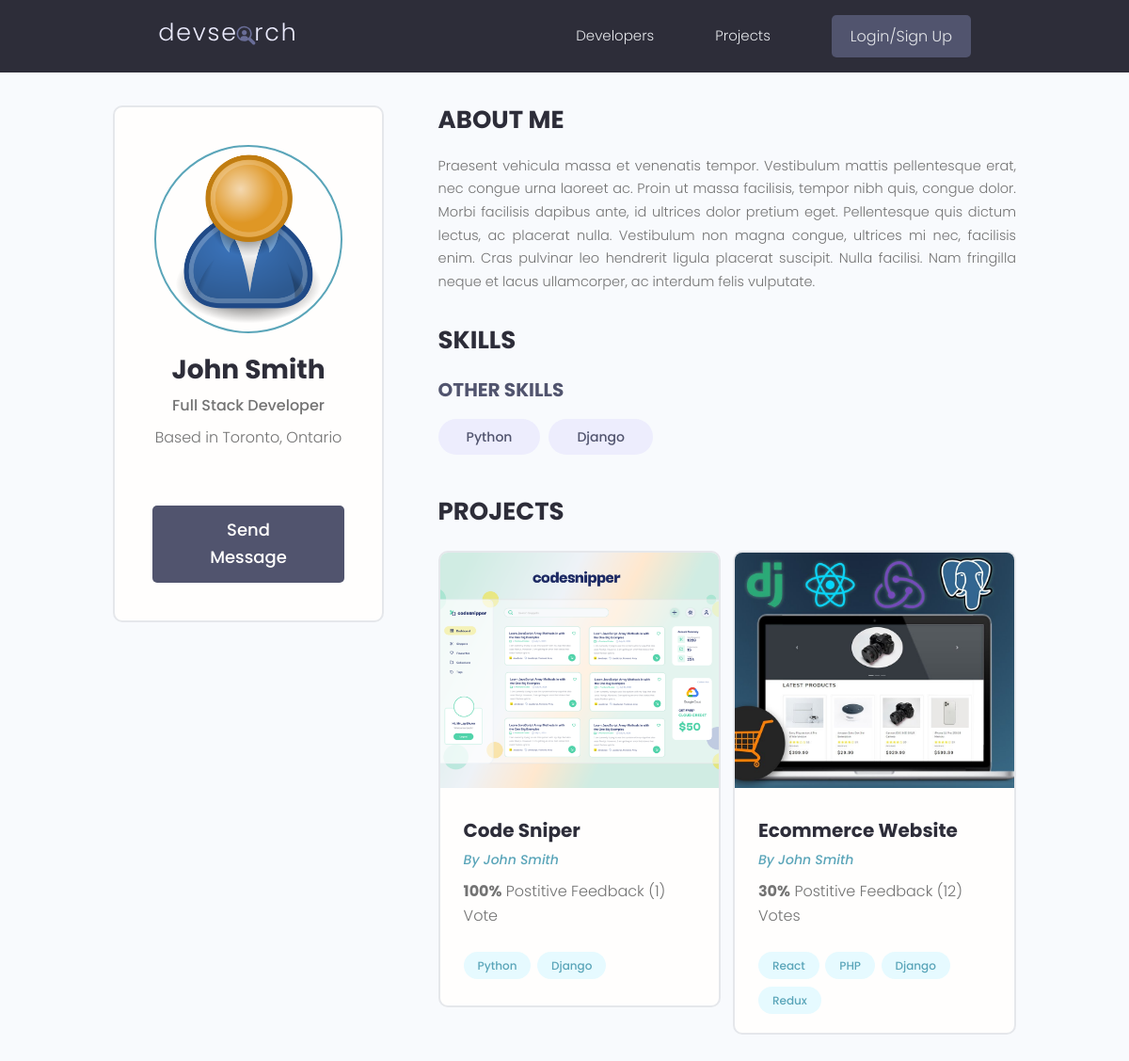
The page /profile/a78d5858-5170-42c1-a218-a030ea31929f/ on the database its author committed.
### users/models.py (models this page shows, shortened)
class Profile(models.Model):
    user = models.OneToOneField(
        User, on_delete=models.CASCADE, null=True, blank=True)
    name = models.CharField(max_length=200, null=True, blank=True)
    email = models.EmailField(max_length=500, null=True, blank=True)
    username = models.CharField(max_length=200, null=True, blank=True)
    location = models.CharField(max_length=200, null=True, blank=True)
    short_intro = models.CharField(max_length=200, null=True, blank=True)
    bio = models.TextField(null=True, blank=True)
    profile_image = models.ImageField(null=True, blank=True, upload_to='profiles/',
        default="profiles/user-default.png")
    social_github = models.CharField(max_length=200, null=True, blank=True)
    social_twitter = models.CharField(max_length=200, null=True, blank=True)
    social_linkedin = models.CharField(max_length=200, null=True, blank=True)
    social_youtube = models.CharField(max_length=200, null=True, blank=True)
    social_website = models.CharField(max_length=200, null=True, blank=True)
    created = models.DateTimeField(auto_now_add=True)
    id = models.UUIDField(default=uuid.uuid4, unique=True,
                          primary_key=True, editable=False)

class Skill(models.Model):
    owner = models.ForeignKey(Profile, on_delete=models.CASCADE,
                            null=True, blank=True)
    name = models.CharField(max_length=200, null=True, blank=True)
    description = models.TextField(null=True, blank=True)
    created = models.DateTimeField(auto_now_add=True)
    id = models.UUIDField(default=uuid.uuid4, unique=True,
                          primary_key=True, editable=False)
    def __str__(self):
        return str(self.name)

### projects/models.py (models this page shows, shortened)
class Project(models.Model):
    owner = models.ForeignKey(Profile, null=True, blank=True,
                              on_delete=models.SET_NULL)
    title = models.CharField(max_length=200)
    description = models.TextField(null=True, blank=True)
    featured_image = models.ImageField(null=True, blank=True, default='default.jpg')
    demo_link = models.CharField(max_length=2000, null=True, blank=True)
    source_link = models.CharField(max_length=2000, null=True, blank=True)
    tags = models.ManyToManyField('Tag', blank=True)
    vote_total = models.IntegerField(default=0, null=True, blank=True)
    vote_ratio = models.IntegerField(default=0, null=True, blank=True)
    created = models.DateTimeField(auto_now_add=True)
    id = models.UUIDField(default=uuid.uuid4, unique=True,
                          primary_key=True, editable=False)
    class Meta:
        ordering = ['-vote_ratio','-vote_total', 'title']

class Tag(models.Model):
    name = models.CharField(max_length=200)
    created = models.DateTimeField(auto_now_add=True)
    id = models.UUIDField(default=uuid.uuid4, unique=True,
                          primary_key=True, editable=False)
    def __str__(self):
        return self.name

### users/views.py (the view)
# urls.py: path('profile/<str:pk>/', views.userProfile, name='user-profile'),
def userProfile(request, pk):
    profile = Profile.objects.get(id=pk)
    topSkills = profile.skill_set.exclude(description__exact="")
    otherSkills = profile.skill_set.filter(description="")
    context = {'profile': profile, 'topSkills': topSkills, 'otherSkills': otherSkills}
    return render(request, 'users/user-profile.html', context)

### users/templates/users/user-profile.html (shortened to what this page needs)
{% extends 'main.html' %}
{% block content %}
<main class="profile my-md">
    <div class="container">
        <div class="layout">
            <div class="column column--1of3">
                <div class="card text-center">
                    <div class="card__body dev">
                    <img class="avatar avatar--xl" src="{{ profile.profile_image.url }}" />
                    <h2 class="dev__name">{{ profile.name }}</h2>
                    <p class="dev__title">{{ profile.short_intro }}</p>
                    <p class="dev__location">Based in {{ profile.location }}</p>
                        {% if request.user.profile.id != profile.id %}
                        <a href="{% url 'create-message' profile.id %}" class="btn btn--sub btn--lg">Send Message </a>
                        {% endif %}
                    </div>
                </div>
            </div>
            <div class="column column--2of3">
            <div class="devInfo">
                <h3 class="devInfo__title">About Me</h3>
                <p class="devInfo__about">{{ profile.bio }}</p>
            </div>
                <div class="devInfo">
                    <h3 class="devInfo__title">Skills</h3>
                    <div class="devInfo__skills">
                        <h3 class="devInfo__subtitle">Other Skills</h3>
                        <div class="devInfo__otherSkills">
                            {% for skill in otherSkills %}
                            <span class="tag tag--pill tag--sub tag--lg">
                            <small>{{ skill }}</small>
                            </span>
                            {% endfor %}
                        </div>
                    </div>
                </div>
                <div class="devInfo">
                    <h3 class="devInfo__title">Projects</h3>
                    <div class="grid grid--two">
                        {% for project in profile.project_set.all %}
                        <div class="column">
                            <div class="card project">
                                <a href="{% url 'project' project.id %}" class="project">
                                    <img class="project__thumbnail" src="{{ project.featured_image.url }}" alt="project thumbnail"/>
                                    <div class="card__body">
                                        <h3 class="project__title">{{ project.title }}</h3>
                                        <p><a class="project__author" href="{% url 'user-profile' project.owner.id %}">By {{ project.owner.name }}</a></p>
                                        <p class="project--rating">
                                            <span style="font-weight: bold;">{{project.vote_ratio}}%</span> Postitive
                                            Feedback ({{project.vote_total}}) Vote{{project.vote_total|pluralize:"s"}}
                                        </p>
                                        <div class="project__tags">
                                            {% for tag in project.tags.all %}
                                            <span class="tag tag--pill tag--main">
                                                <small>{{tag}}</small>
                                            </span>
                                            {% endfor %}
                                        </div>
                                    </div>
                                </a>
                            </div>
                        </div>
                        {% endfor %}
                    </div>
                </div>
            </div>
        </div>
    </div>
</main>
{% endblock content %}

### static/styles/app.css (style rules this page uses)
:root { --color-sub: #2d2d39; }
.btn--sub { background-color: var(--color-sub-light); }
.card { border: 2px solid var(--color-light); }
img { width: 100%; }
.profile .card > .dev { padding: 4rem; }
.dev__name { color: var(--color-sub); font-size: 2.8rem; font-weight: 700; margin-top: 1rem; margin-bottom: 0.5rem; }
.dev__title { font-size: 1.6rem; font-weight: 500; line-height: 1.3; }
.dev__location { margin-top: 1rem; }
.devInfo { margin-bottom: 3rem; }
.devInfo__title, .devInfo__subtitle { font-size: 2.6rem; color: var(--color-sub); text-transform: uppercase; font-weight: 700; margin-bottom: 1.5rem; }
.devInfo__subtitle { font-size: 2rem; color: var(--color-sub-light); }
.devInfo__about, .devSkill__info { font-size: 1.45rem; line-height: 1.7; text-align: justify; }
.project__author { font-size: 1.4rem; font-style: italic; }
.project--rating { margin-bottom: 1.6em; margin-top: .5em; }
.project__thumbnail { height: 25rem; object-fit: cover; object-position: top center; }
.project__title { font-size: 2rem; font-weight: 700; color: var(--color-sub); }

### static/uikit/styles/modules/_variables.css (style rules this page uses)
:root { --color-main: #5aa5b9; --color-main-light: #e6faff; --color-sub: #3f4156; --color-sub-light: #51546e; --color-sub-lighter: #ededfd; --color-text: #737373; --color-gray: #8b8b8b; --color-light: #e5e7eb; --color-light-gray: #767676; --color-bg: #f8fafd; --color-white: #fffefd; --color-white-light: #f3f3f3; --color-success: #359e64; --color-success-bg: #def8e8; --color-error: #fc4b0b; --color-error-bg: #fff2ee; --font-base: 'Poppins', arial, helvetica, 'Segoe UI', roboto, ubuntu, sans-serif; --font-monospace: 'Fira Code', 'Courier New', courier, monospace; --font-regular: 300; --font-medium: 500; --font-bold: 700; --generic-shadow: 1px 1px 5px #00000010; --generic-transition: all 0.3s ease-in-out; }

### static/uikit/styles/modules/_base.css (style rules this page uses)
* { margin: 0; padding: 0; box-sizing: border-box; text-rendering: optimizeLegibility; color: inherit; font-size: inherit; }
html { font-size: 50%; }
@media only screen and (min-width: 480px) { html { font-size: 56.25%; } }
@media only screen and (min-width: 1200px) { html { font-size: 62.5%; } }
body { line-height: 1.6; font-weight: 400; font-size: 1.5rem; color: var(--color-text); background-color: var(--color-bg); min-height: 100vh; }

### static/uikit/styles/modules/_typography.css (style rules this page uses)
* { font-family: var(--font-base); }
h2 { font-size: 3.6rem; font-weight: var(--font-bold); }
h3 { font-size: 3.2rem; font-weight: var(--font-medium); }
p, span, strong { font-size: 1.6rem; color: var(--color-text); font-weight: var(--font-regular); }
a { padding-bottom: 2px; text-decoration: none; display: inline-block; color: var(--color-main); font-weight: var(--font-medium); }

### static/uikit/styles/modules/_utilities.css (style rules this page uses)
.container { width: 92%; max-width: 165rem; margin: 0 auto; box-sizing: border-box; }
@media screen and (min-width: 1000px) { .container { width: 90%; } }
@media screen and (min-width: 1200px) { .container { width: 80%; } }
.text-center { text-align: center; }
.my-md { margin: 3rem auto; }

### static/uikit/styles/modules/_avatar.css (style rules this page uses)
.avatar { border-radius: 50%; border: 2px solid var(--color-main); object-fit: cover; }
.avatar--xl { height: 20rem; width: 20rem; }

### static/uikit/styles/modules/_button.css (style rules this page uses)
.btn { display: inline-block; position: relative; cursor: pointer; background-color: var(--color-light); font-weight: var(--font-medium); color: var(--color-sub); text-decoration: none; padding: 1rem 2rem; border-radius: 0.5rem; border: none; width: -webkit-fit-content; width: -moz-fit-content; width: fit-content; height: -webkit-fit-content; height: -moz-fit-content; height: fit-content; font-size: 1.6rem; outline-width: 0; outline-color: transparent; -webkit-backface-visibility: hidden; backface-visibility: hidden; transition: all 0.3s ease-in-out; }
.btn--sub { background-color: var(--color-sub); color: var(--color-white); }
.btn--lg { font-size: 1.8rem; padding: 1.2rem 4.5rem; }

### static/uikit/styles/modules/_card.css (style rules this page uses)
.card { border-radius: 1rem; background-color: var(--color-white); border: 1.5px solid var(--color-light); width: auto; height: auto; margin-top: 0.5rem; margin-bottom: 0.5rem; overflow: hidden; }
.card__body, .card__header { padding: 2rem 2.5rem; }

### static/uikit/styles/modules/_grid.css (style rules this page uses)
.grid { display: flex; flex-wrap: wrap; justify-content: flex-start; align-items: stretch; }
.grid > .column { min-width: 28rem; margin-bottom: 2.5rem; }
.grid--two > .column { flex-basis: 100%; }
@media screen and (min-width: 800px) { .grid--two { margin-right: -2%; } }
@media screen and (min-width: 800px) { .grid--two > .column { margin-right: 2%; } }
@media screen and (min-width: 800px) { .grid--two > .column { flex-basis: 48%; } }

### rows shown on the page
Profile: profile_image (placeholder picture), name "John Smith", short_intro "Full Stack Developer", location "Toronto, Ontario", bio "Praesent vehicula massa et venenatis tempor. Vestibulum mattis pellentesque erat, nec congue urna laoreet ac. Proin ut massa facilisis, tempor nibh quis, congue dolor. Morbi facilisis dapibus ante, id ultrices dolor pretium eget. Pellentesque quis dictum lectus, ac placerat nulla. Vestibulum non magna congue, ultrices mi nec, facilisis enim. Cras pulvinar leo hendrerit ligula placerat suscipit. Nulla facilisi. Nam fringilla neque et lacus ullamcorper, ac interdum felis vulputate."
Skill: name "Python"
Skill: name "Django"
Project: featured_image (picture), title "Code Sniper", owner.name "John Smith", vote_ratio "100", vote_total "1"
Tag: name "Python"
Tag: name "Django"
Project: featured_image (picture), title "Ecommerce Website", owner.name "John Smith", vote_ratio "30", vote_total "12"
Tag: name "React"
Tag: name "PHP"
Tag: name "Redux"
